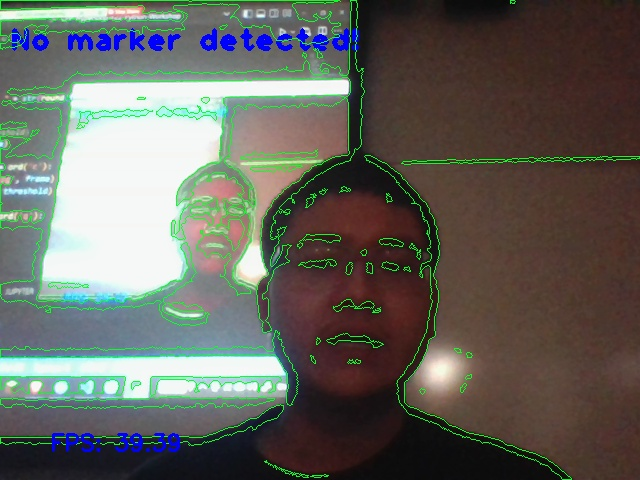
#> input picture 3x08-FullCode/captured.jpg, 640 x 480 px, given in place of the camera
$ python cvscript.py
#> lines starting #> are read from the running program, lines starting #| are printed output that depends on the picture; after the words box and inside, x2 and y2 are one past the last pixel; in counts of white or black regions, pixels touching at a corner belong together
import numpy as np
import cv2
import imutils
import time
import json

# Define my webcam
webcam = cv2.VideoCapture(0, cv2.CAP_DSHOW)

# Compatibility checker
# 1. Try to read a frame from the webcam
# 2. If it doesn't exist, switch webcam references
_, frame = webcam.read()
#> frame is the input picture: shape (480, 640, 3); mean B, G, R 93.4, 100.6, 99.5
print(frame)
#> (printed output is left out)
try:
    if not frame:
        webcam = cv2.VideoCapture(-1)
except Exception as e:
    print(f"Webcam detected first try: {e}")

while True:
    start = time.time()

    # Grab a frame from the webcam
    _, frame = webcam.read()

    # Apply Grayscale Filter
    grayscale = cv2.cvtColor(frame, cv2.COLOR_BGR2GRAY)
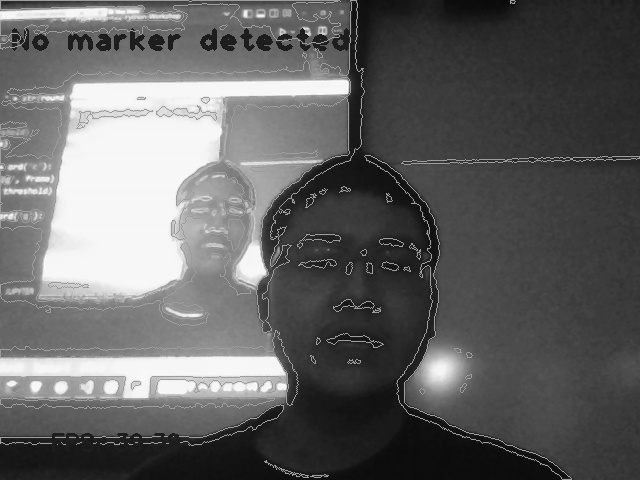
#> grayscale: shape (480, 640); min 7, max 254, mean 99.4

    # Apply Gaussian Blur to get rid of null values
    blur = cv2.GaussianBlur(grayscale, (9,9), 0)
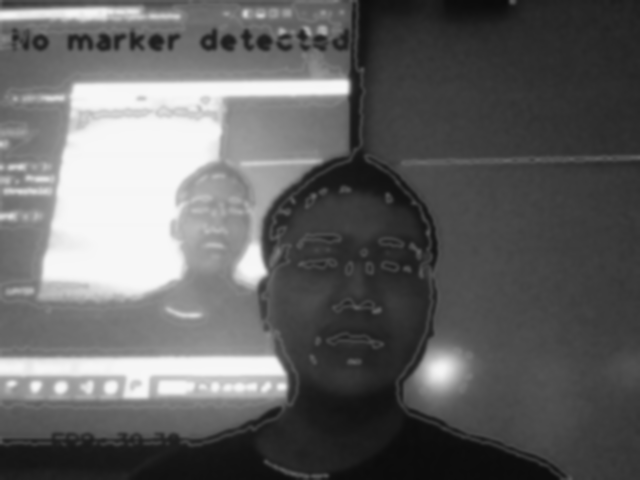
#> blur: shape (480, 640); min 11, max 247, mean 99.4

    # Apply Adaptive Threshold Filter
    threshold = cv2.adaptiveThreshold(blur, 255, cv2.ADAPTIVE_THRESH_GAUSSIAN_C, cv2.THRESH_BINARY, 23, 3)
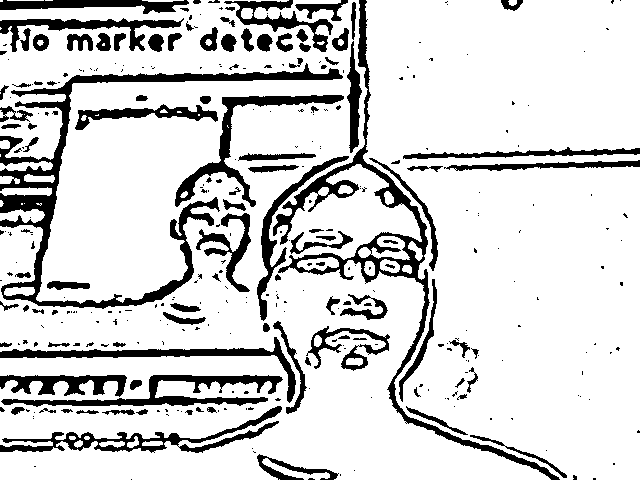
#> threshold: shape (480, 640); 83.1% white; 336 black regions (224 under 20 px)

    # Find contours
    cnts = cv2.findContours(threshold, cv2.RETR_EXTERNAL, cv2.CHAIN_APPROX_SIMPLE)
#> cnts = 39 contours, 14 with area under 20; largest, box (x1, y1, x2, y2) and area: (0, 0, 551, 480) 159962, (363, 0, 640, 480) 107972, (358, 236, 410, 260) 556, (0, 209, 45, 223) 370, (297, 257, 339, 271) 356
    cnts = cnts[0] if len(cnts) == 2 else cnts[1]
    for c in cnts:
        area = cv2.contourArea(c)
        if area > 10: # 10 being a threshold value in pixels
            cv2.drawContours(frame, [c], -1, (36, 255, 12), 1)
#> this loop made 39 passes
#> area on passes 2, 3, 4, 5, 6, 9, 10, 11, 12, 13, 14, 15: 343.5, 70, 90.5, 37.5, 58.5, 195, 55, 118, 184.5, 356.5, 116, 556
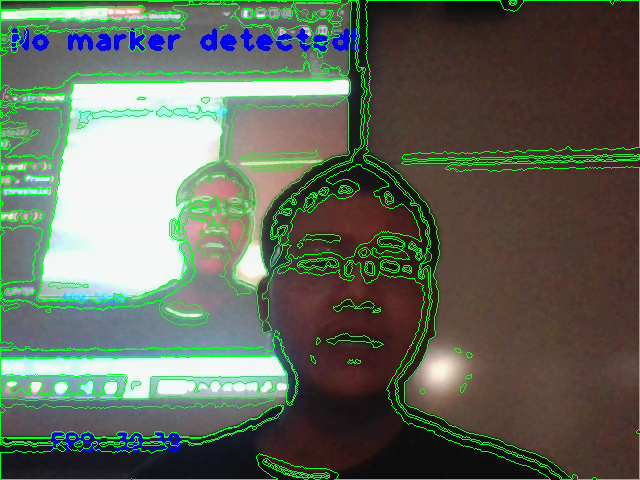
#> frame: shape (480, 640, 3); 3.75% of pixels changed, all inside (x1, y1, x2, y2) = (0, 0, 640, 480)

    stop = time.time()

    deltatime = stop - start

    # Calculate frames per second
    if not deltatime:
        fps = 0
    else:
        fps = 1 / deltatime

    # Display FPS on the screen
    cv2.putText(frame, "FPS: " + str(round(fps, 2)), (50, 450), cv2.FONT_HERSHEY_COMPLEX, 0.75, (255, 0, 0), 2)
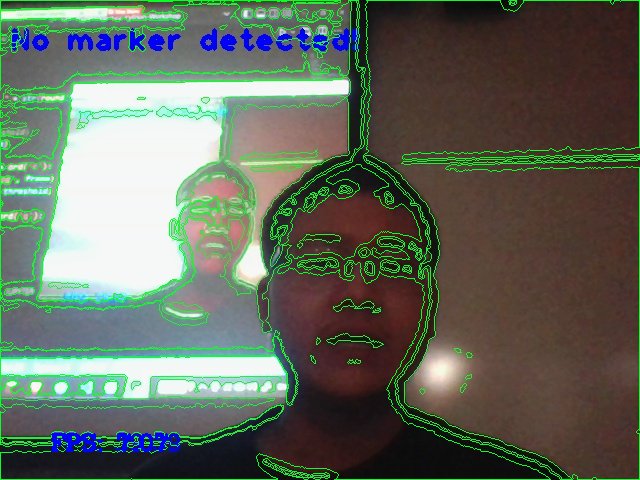
#> frame: shape (480, 640, 3); 0.29% of pixels changed, all inside (x1, y1, x2, y2) = (51, 433, 168, 452)

    # shows the current frame to the screen
    cv2.imshow('webcam', frame)
    cv2.imshow('filter', threshold)

    # Failsafe (If we want to quit the program)
    if cv2.waitKey(1) & 0xFF == ord('q'):
#> (key q is pressed here)
        break

# Safely close all windows
webcam.release()
cv2.destroyAllWindows()
